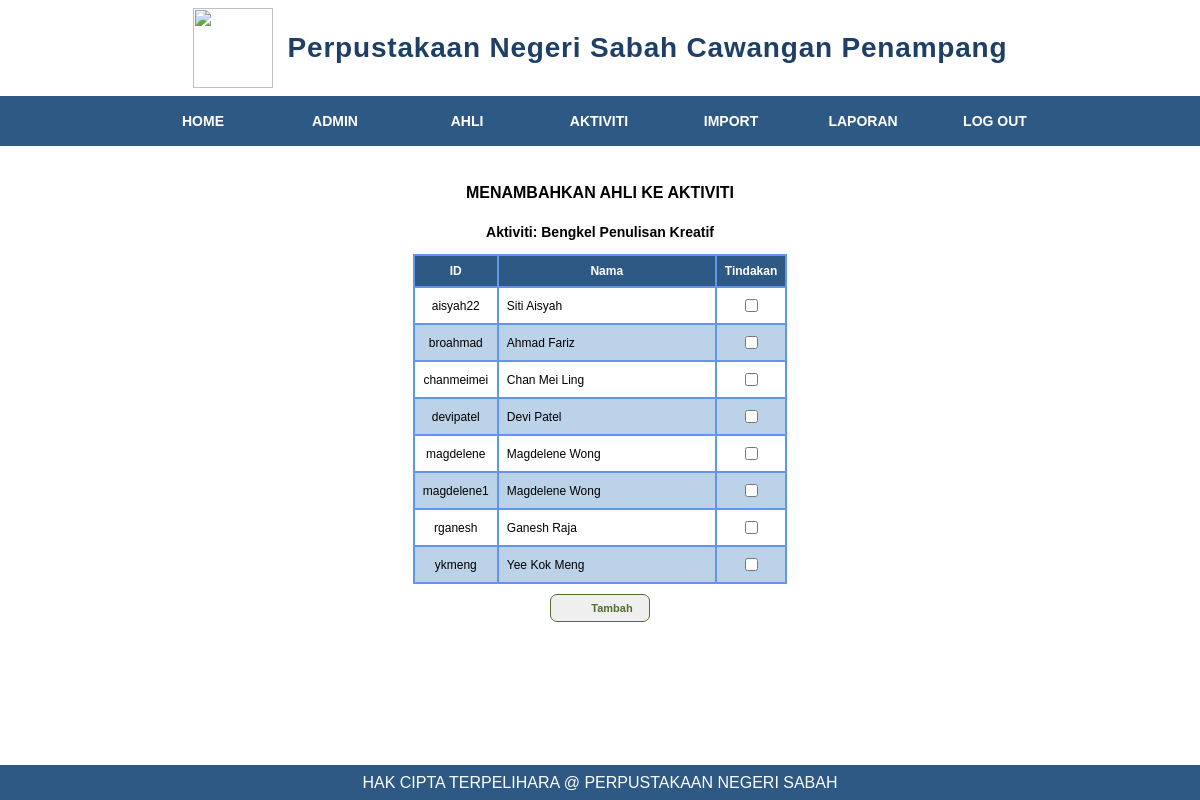
Page /kehadiran_ahli.php?idaktiviti=A00 on the committed database.
### tables this page shows
CREATE TABLE `aktiviti` (
  `idaktiviti` varchar(3) NOT NULL,
  `namaaktiviti` varchar(50) NOT NULL,
  `tempat` varchar(30) NOT NULL,
  `tarikhmasa` datetime NOT NULL,
  `gambar` varchar(30) NOT NULL,
  `idadmin` varchar(3) NOT NULL
);

CREATE TABLE `ahli` (
  `idahli` varchar(15) NOT NULL,
  `password` varchar(30) NOT NULL,
  `namaahli` varchar(30) NOT NULL
);

### kehadiran_ahli.php (the view, shortened to what this page needs)
<?php
include("sambungan.php");
include("admin_menu.php");
?>
<link rel="stylesheet" href="aasenarai.css">
<link rel="stylesheet" href="aabutton.css">
<main>
    <form action="kehadiran_insert.php" method="post">
        <table>
            <tr>
                <th>ID</th>
                <th>Nama</th>
                <th>Tindakan</th>
            </tr>
            <?php
                if(isset($_GET['idaktiviti']))
                    $idaktiviti = $_GET['idaktiviti'];
                $sql = "select * from aktiviti where idaktiviti = '$idaktiviti'";
                $result = mysqli_query($sambungan, $sql);
                $aktiviti = mysqli_fetch_array($result);
                $namaaktiviti = $aktiviti["namaaktiviti"];
                echo "<div class='laporan'>
                <h3 class='tajuk'>MENAMBAHKAN AHLI KE AKTIVITI</h3>
                <h3 class='laporan'>Aktiviti: $namaaktiviti<br>
                </div>";
                $sql = "select * from ahli where idahli
                    NOT IN (SELECT idahli FROM kehadiran WHERE idaktiviti = '$idaktiviti');";
                $result = mysqli_query($sambungan, $sql);
                while($ahli = mysqli_fetch_array($result)){
                    echo "<tr><td>$ahli[idahli]</td>
                    <td class='nama'>$ahli[namaahli]</td>
                    <td><input type='checkbox' name='$ahli[idahli]'></td></tr>";
                }
            ?>
        </table>
        <center>
            <button class="tambah" type="submit" name="submit">Tambah</button>
        </center>
    </form>
</main>
<?php
include("footer.php");
?>

### aamenu.css (style rules this page uses)
main { display: block; padding-bottom: 40px; }

### aasenarai.css (style rules this page uses)
table { font-family: 'Poppins', sans-serif; font-size: 12px; font-weight: normal; text-align: center; margin: 0px auto; border-collapse: collapse; clear: left; }
h3 { font-family: 'Poppins', sans-serif; }
h3.tajuk { font-size: 16px; padding: 8px; margin: 0px auto; border-radius: 10px; color: black; margin-top: 30px; }
h3.laporan { font-size: 14px; color: black; }
div.laporan { width: 100%; text-align: center; }
td,th { padding: 8px; border: 2px solid cornflowerblue; }
td.nama { width: 200px; text-align: left; }
tr:nth-child(odd) { background-color: #BCD2E8; }
tr:nth-child(even) { background-color: white; }
th { font-weight: bold; color: white; background-color: #2e5984; }

### aabutton.css (style rules this page uses)
button { font-family: 'Poppins', sans-serif; font-weight: bold; font-size: 11px; text-align: center; color: darkolivegreen; width: 100px; padding: 7px 8px 7px 32px; border: 1px solid darkolivegreen; border-radius: 7px; margin-top: 10px; background-position: 5px; background-size: 35px; background-repeat: no-repeat; }
button.tambah { background-image: url(imej/tambah.png); }

### rows in the picture
aktiviti: namaaktiviti "Bengkel Penulisan Kreatif"
ahli: idahli "aisyah22", namaahli "Siti Aisyah"
ahli: idahli "broahmad", namaahli "Ahmad Fariz"
ahli: idahli "chanmeimei", namaahli "Chan Mei Ling"
ahli: idahli "devipatel", namaahli "Devi Patel"
ahli: idahli "magdelene", namaahli "Magdelene Wong"
ahli: idahli "magdelene1", namaahli "Magdelene Wong"
ahli: idahli "rganesh", namaahli "Ganesh Raja"
ahli: idahli "ykmeng", namaahli "Yee Kok Meng"
